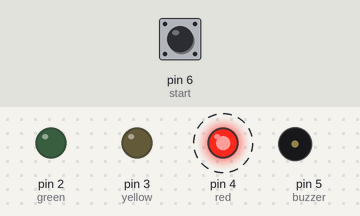
Simulated run of this sketch. Board: Arduino Uno, built with avr-gcc and run on an emulated ATmega328P. On the bench: output pins drawn as LEDs (lit = HIGH), buzzer (waves = sounding, pin HIGH). Dashed ring = blinking. The inputs (shaded band) are chosen by the test bench; at power-on: pin 6 (start) LOW.

Above: at 6.8 s.
6.9 s: pin 6 (start) pulled HIGH for 2.6 s
At 7.6 s:
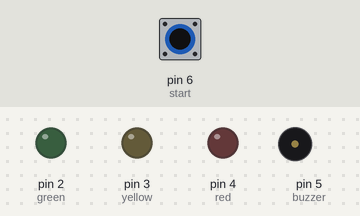
At 21.1 s:
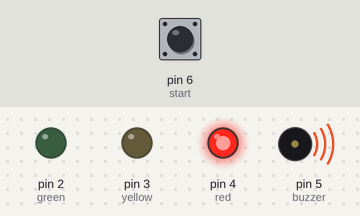
Timing chart, 0 to 24.5 s (numbered marks = the images above; inputs shaded):
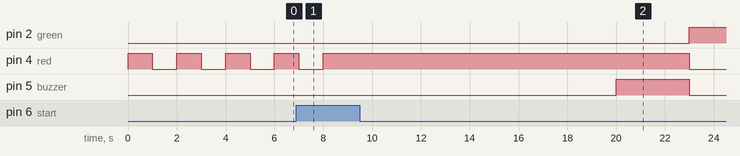

Measured:
- after the input at 6.9 s, pin 2 (green): LOW → HIGH after 16.1 s; pin 5 (buzzer): LOW → HIGH after 13.1 s, → LOW 3.0 s later

The sketch:

Lab1.ino
```cpp
int start = 6;
int green = 2;
int yellow = 3;
int red = 4;
int buzzer = 5;

void setup() {
  // put your setup code here, to run once:
  pinMode(green, OUTPUT);
  pinMode(yellow, OUTPUT);
  pinMode(red, OUTPUT);
  pinMode(buzzer, OUTPUT);
  pinMode(start, INPUT);
  }

void loop() {
      digitalWrite(red , HIGH);
      delay(1000);
      digitalWrite(red, LOW);
      delay(1000);
      if(digitalRead(start) == HIGH){
        trafficLight();
}
}

 void trafficLight(){
  while(true){
    digitalWrite(red, HIGH);
    delay(12000);
    buzzerFunction();
    digitalWrite(red, LOW);
    digitalWrite(green, HIGH);
    delay(12000);
    buzzerFunction();
    digitalWrite(green, LOW);
    digitalWrite(yellow, HIGH);
    buzzerFunction();
    digitalWrite(yellow, LOW);
    digitalWrite(red, HIGH);
  }
 }
 void buzzerFunction(){
    digitalWrite(buzzer, HIGH);
    delay(3000);
    digitalWrite(buzzer, LOW);
  }
```
